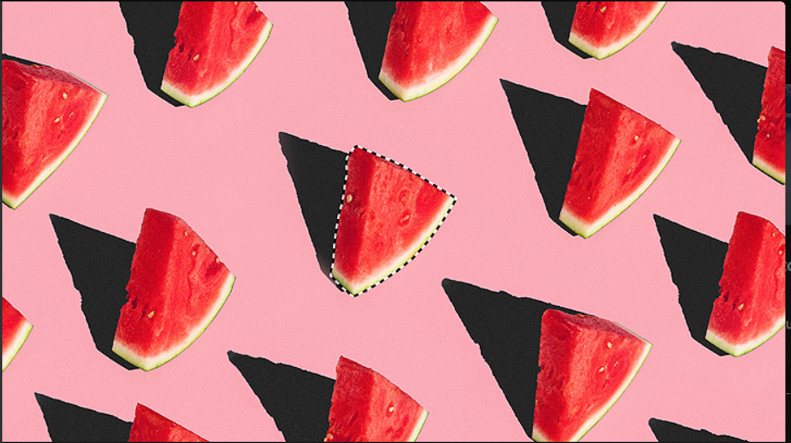
#> input picture PYTHON/images/image.png, 791 x 443 px
$ python imageManupulation.py
#> lines starting #> are read from the running program, lines starting #| are printed output that depends on the picture

import random
from PIL import Image
import test

imgg = Image.open('image.png')
#> imgg is the input picture: PIL image 791x443 RGBA; mean R, G, B, A 207.8, 122.6, 128.8, 255
img = imgg.convert('RGB')
height, width = img.size
#> height = 791; width = 443

for x in range(width):
    for y in range(height):
        temp_pixx = img.getpixel((y, x))
        temp_list = list(temp_pixx)
        # for i in range(3):
        if temp_list[2] > 200:
            temp_list[0] = int(temp_list[0]/(random.choice(range(1,10))))
            temp_list[1] = int(temp_list[1]/(random.choice(range(1,10))))
            temp_list[2] = int(temp_list[2]/(random.choice(range(1,10))))


        if temp_list[2] < 125:
            temp_list[0] = int(temp_list[0]*(random.choice(range(1,10))))
            temp_list[1] = int(temp_list[1]*(random.choice(range(1,10))))
            temp_list[2] = int(temp_list[2]*(random.choice(range(1,10))))


        img.putpixel((y, x),  tuple(temp_list))
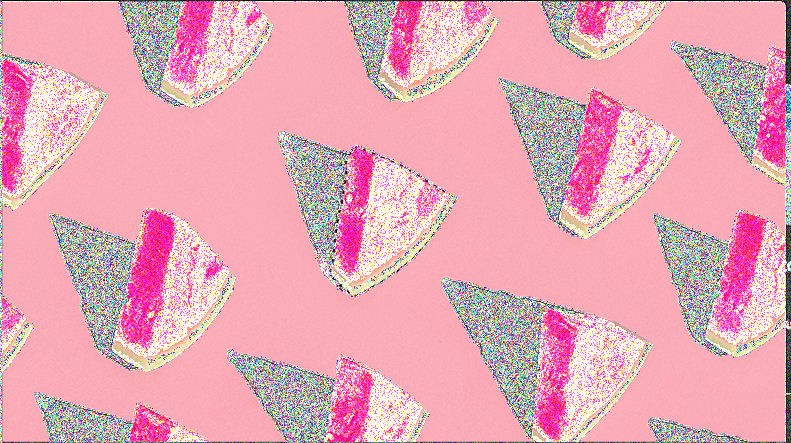
#> img: PIL image 791x443 RGB; mean R, G, B 234.1, 168.8, 182.5

img.save('aci.png')
